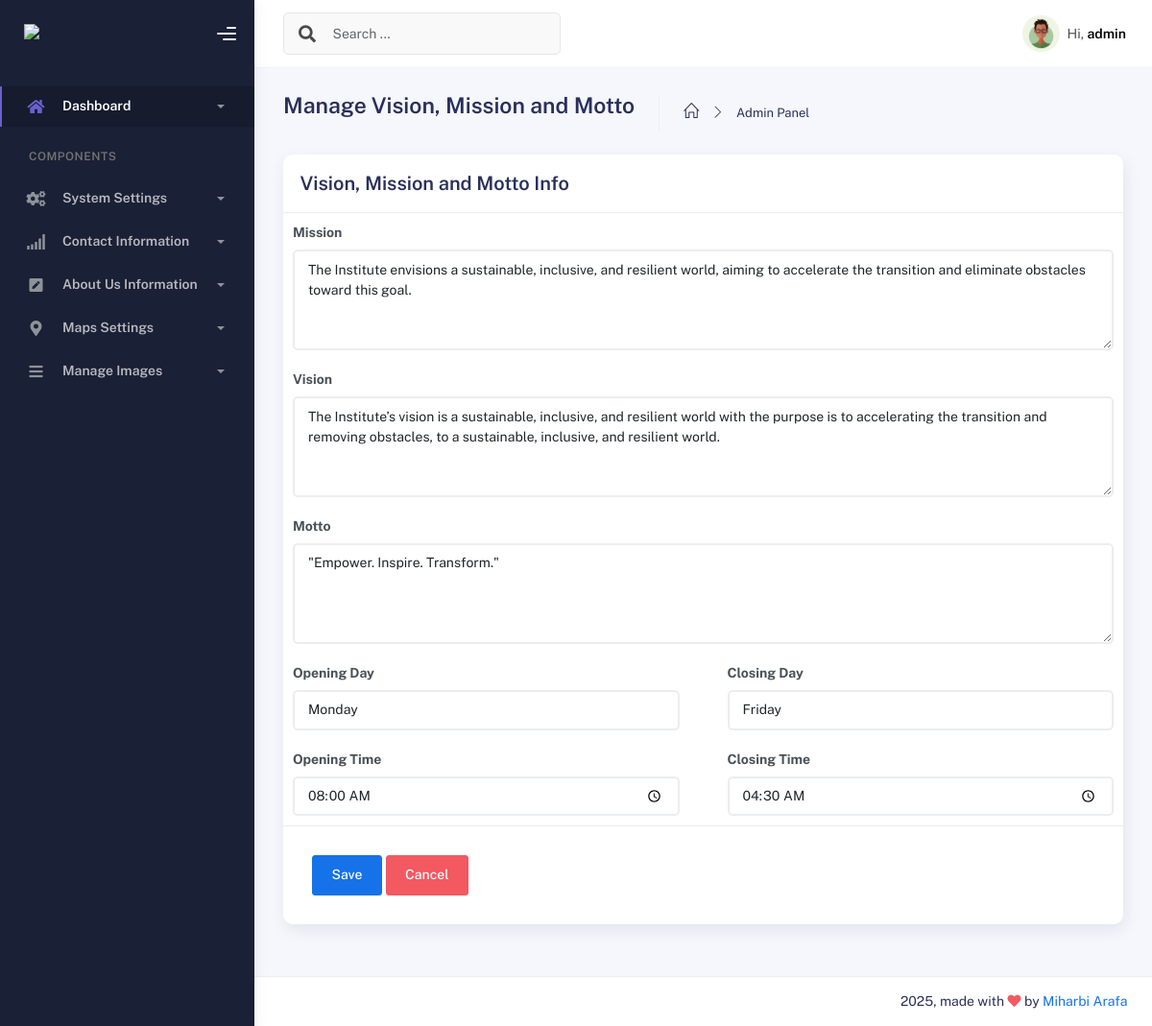
/admin/vmm/vmm_info.php (signed in), run on the app's committed database.
### tables this page shows
CREATE TABLE `vmm_info` (
  `id` int(11) NOT NULL,
  `meta_field` varchar(255) NOT NULL,
  `meta_value` text NOT NULL
);

### admin/Database.php (called while the page is built, shortened)
<?php
class Database {
    private $host = "localhost";
    private $username = "root";
    private $password = "";
    private $dbname = "marine_zanzibar_db";
    private $conn;
    private function connect() {
        try {
            $this->conn = new PDO("mysql:host=$this->host;dbname=$this->dbname;charset=utf8mb4", $this->username, $this->password);
            $this->conn->setAttribute(PDO::ATTR_ERRMODE, PDO::ERRMODE_EXCEPTION);
        } catch (PDOException $e) {
            error_log("Connection failed: " . $e->getMessage());
            echo "Database connection failed. Please try again later.";
        }
    }
    public function prepare($sql) {
        return $this->conn->prepare($sql);
    }
}
?>

### admin/vmm/vmm_info.php (the view, shortened to what this page needs)
<?php
include '../components/header.php';
$mission = '';
$vision = '';
$motto = '';
$opening_day = '';
$closing_day = '';
$opening_time = '';
$closing_time = '';
require '../Database.php';
$db = new Database();
$stmt = $db->prepare("SELECT id, meta_field, meta_value FROM vmm_info WHERE meta_field IN ('mission', 'vision', 'motto', 'opening_day', 'closing_day', 'opening_time', 'closing_time')");
$stmt->execute();
$result = $stmt->fetchAll(PDO::FETCH_ASSOC);
foreach ($result as $row) {
    if ($row['meta_field'] === 'mission') {
        $mission = $row['meta_value'];
    } elseif ($row['meta_field'] === 'vision') {
        $vision = $row['meta_value'];
    } elseif ($row['meta_field'] === 'motto') {
        $motto = $row['meta_value'];
    } elseif ($row['meta_field'] === 'opening_day') {
        $opening_day = $row['meta_value'];
    } elseif ($row['meta_field'] === 'closing_day') {
        $closing_day = $row['meta_value'];
    } elseif ($row['meta_field'] === 'opening_time') {
        $opening_time = $row['meta_value'];
    } elseif ($row['meta_field'] === 'closing_time') {
        $closing_time = $row['meta_value'];
    }
}
?>
<div class="container">
    <div class="page-inner">
        <div class="page-header">
            <h3 class="fw-bold mb-3">Manage Vision, Mission and Motto</h3>
            <ul class="breadcrumbs mb -3">
                <li class="nav-home">
                    <a href="#">
                        <i class="icon-home"></i>
                    </a>
                </li>
                <li class="separator">
                    <i class="icon-arrow-right"></i>
                </li>
                <li class="nav-item">
                    <a href="#">Admin Panel</a>
                </li>
            </ul>
        </div>
        <div class="row">
            <div class="col-md-12">
                <div class="card">
                    <div class="card-header">
                        <div class="card-title">Vision, Mission and Motto Info</div>
                    </div>
                    <form method="POST" action="vmm_info_handler.php">
                        <div class="row">
                            <div class="col-md-8 col-lg-12">
                                <div class="form-group">
                                    <label for="mission">Mission</label>
                                    <textarea
                                        class="form-control"
                                        id="mission"
                                        name="mission"
                                        rows="4"
                                        placeholder="Enter Mission"><?php echo htmlspecialchars($mission); ?></textarea>
                                </div>
                            </div>
                        </div>
                        <div class="row">
                            <div class="col-md-8 col-lg-12">
                                <div class="form-group">
                                    <label for="vision">Vision</label>
                                    <textarea
                                        class="form-control"
                                        id="vision"
                                        name="vision"
                                        rows="4"
                                        placeholder="Enter Vision"><?php echo htmlspecialchars($vision); ?></textarea>
                                </div>
                            </div>
                        </div>
                        <div class="row">
                            <div class="col-md-8 col-lg-12">
                                <div class="form-group">
                                    <label for="motto">Motto</label>
                                    <textarea
                                        class="form-control"
                                        id="motto"
                                        name="motto"
                                        rows="4"
                                        placeholder="Enter Motto"><?php echo htmlspecialchars($motto); ?></textarea>
                                </div>
                            </div>
                        </div>
                        <div class="row">
                            <div class="col-md-8 col-lg-6">
                                <div class="form-group">
                                    <label for="opening_day">Opening Day</label>
                                    <select class="form-control" id="opening_day" name="opening_day">
                                        <?php
                                        $days = ['Monday', 'Tuesday', 'Wednesday', 'Thursday', 'Friday', 'Saturday', 'Sunday'];
                                        foreach ($days as $day) {
                                            $selected = ($day === $opening_day) ? 'selected' : '';
                                            echo "<option value=\"$day\" $selected>$day</option>";
                                        }
                                        ?>
                                    </select>
                                </div>
                            </div>
                            <div class="col-md-8 col-lg-6">
                                <div class="form-group">
                                    <label for="closing_day">Closing Day</label>
                                    <select class="form-control" id="closing_day" name="closing_day">
                                        <?php
                                        foreach ($days as $day) {
                                            $selected = ($day === $closing_day) ? 'selected' : '';
                                            echo "<option value=\"$day\" $selected>$day</option>";
                                        }
                                        ?>
                                    </select>
                                </div>
                            </div>
                        </div>
                        <div class="row">
                            <div class="col-md-8 col-lg-6">
                                <div class="form-group">
                                    <label for="opening_time">Opening Time</label>
                                    <input
                                        type="time"
                                        class="form-control"
                                        id="opening_time"
                                        name="opening_time"
                                        value="<?php echo htmlspecialchars($opening_time); ?>" />
                                </div>
                            </div>
                            <div class="col-md-8 col-lg-6">
                                <div class="form-group">
                                    <label for="closing_time">Closing Time</label>
                                    <input
                                        type="time"
                                        class="form-control"
                                        id="closing_time"
                                        name="closing_time"
                                        value="<?php echo htmlspecialchars($closing_time); ?>" />
                                </div>
                            </div>
                        </div>
                        <div class="card-action">
                            <button type="submit" class="btn btn-primary">Save</button>
                            <button type="button" class="btn btn-danger" onclick="window.location.href='your_cancel_url_here';">Cancel</button>
                        </div>
                    </form>
                </div>
            </div>
        </div>
    </div>
</div>
<?php
include '../components/footer.php';
?>

### admin/components/sidebar.php (style rules this page uses)
label { font-weight: bold; }

### data on the page
vmm_info: mission "The Institute envisions a sustainable, inclusive, and resilient world, aiming to accelerate the transition and eliminate obstacles toward this goal."
vmm_info: vision "The Institute’s vision is a sustainable, inclusive, and resilient world with the purpose is to accelerating the transition and removing obstacles, to a sustainable, inclusive, and resilient world."
vmm_info: motto "\"Empower. Inspire. Transform.\""
vmm_info: opening_time "08:00"
vmm_info: closing_time "04:30"

### other printed values
$username "admin"
form field opening_day "Monday"
form field closing_day "Friday"
